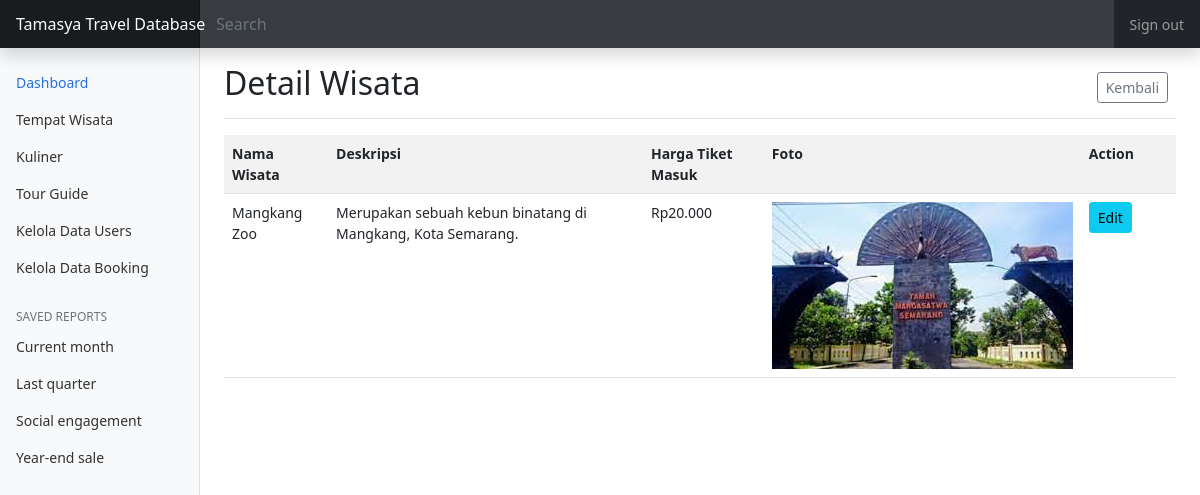
/cobaprojek/explore.php?page=wisata_detail&id_wisata=1, run on the app's committed database.
### tables this page shows
CREATE TABLE `tempat_wisata` (
  `id_wisata` int(11) NOT NULL,
  `nama_wisata` varchar(100) NOT NULL,
  `deskripsi` varchar(256) NOT NULL,
  `harga` varchar(100) NOT NULL,
  `foto` varchar(256) NOT NULL
);

### cobaprojek/libraries/fungsi.php (called while the page is built, shortened)
<?php
function clean_data($data)
{
    $data = addslashes($data);
    $data = htmlspecialchars($data);
    return $data;
}

### cobaprojek/pages/wisata_detail.php (the view, shortened to what this page needs)
<div class="d-flex justify-content-between flex-wrap flex-md-nowrap align-items-center pt-3 pb-2 mb-3 border-bottom">
    <h1 class="h2">Detail Wisata</h1>
    <div class="btn-toolbar mb-2 mb-md-0">
      <div class="btn-group me-2">
        <a href="?page=wisata" class="btn btn-sm btn-outline-secondary">Kembali</a>
      </div>
    </div>
</div>
<table class="table table-striped">
    <tr>
        <th>Nama Wisata</th>
        <th>Deskripsi</th>
        <th>Harga Tiket Masuk</th>
        <th>Foto</th>
        <th width="10%">Action</th>
    </tr>
    <?php
    $id_wisata = clean_data($_GET['id_wisata']);
    $sql = "select * from tempat_wisata where id_wisata=".$id_wisata;
    $result = mysqli_query($koneksi, $sql);
    $row = mysqli_fetch_assoc($result);
        echo "<tr>
            <td>".$row['nama_wisata']."</td>
            <td>".$row['deskripsi']."</td>
            <td>".$row['harga']."</td>
            <td><img src='images/".$row['foto']."' class='img-responsive'></td>
            <td><a href='?page=wisata_edit&id_wisata=".$row['id_wisata']."' class='btn btn-sm btn-info'>Edit</a></td>
        </tr>";
    ?>
</table>

### cobaprojek/assets/css/dashboard.css (style rules this page uses)
body { font-size: .875rem; }

### data on the page
tempat_wisata: nama_wisata "Mangkang Zoo", deskripsi "Merupakan sebuah kebun binatang di Mangkang, Kota Semarang.", harga "Rp20.000", foto (picture)
